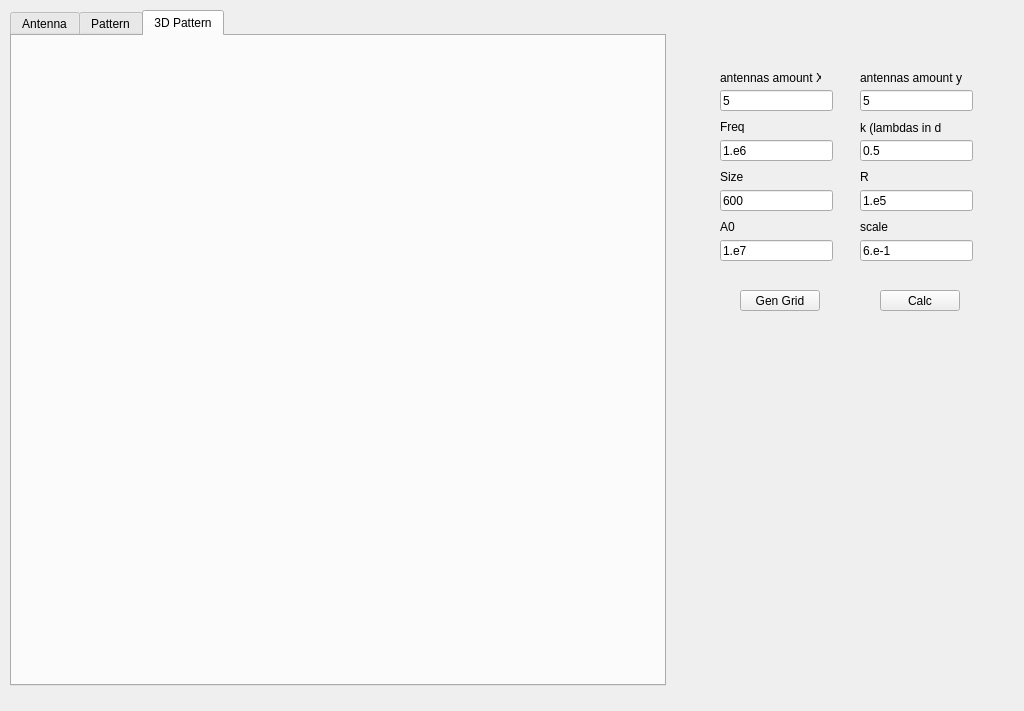
<?xml version="1.0" encoding="UTF-8"?>
<ui version="4.0">
 <class>MainWindow</class>
 <widget class="QMainWindow" name="MainWindow">
  <property name="geometry">
   <rect>
    <x>0</x>
    <y>0</y>
    <width>1024</width>
    <height>711</height>
   </rect>
  </property>
  <property name="windowTitle">
   <string>Antenna Pattern</string>
  </property>
  <widget class="QWidget" name="centralWidget">
   <widget class="QTabWidget" name="tabWidget">
    <property name="geometry">
     <rect>
      <x>10</x>
      <y>10</y>
      <width>656</width>
      <height>676</height>
     </rect>
    </property>
    <property name="tabPosition">
     <enum>QTabWidget::North</enum>
    </property>
    <property name="currentIndex">
     <number>2</number>
    </property>
    <property name="elideMode">
     <enum>Qt::ElideNone</enum>
    </property>
    <property name="usesScrollButtons">
     <bool>false</bool>
    </property>
    <widget class="QWidget" name="antenna">
     <attribute name="title">
      <string>Antenna</string>
     </attribute>
     <widget class="QGraphicsView" name="antennaView">
      <property name="geometry">
       <rect>
        <x>0</x>
        <y>0</y>
        <width>650</width>
        <height>650</height>
       </rect>
      </property>
      <property name="sizePolicy">
       <sizepolicy hsizetype="Fixed" vsizetype="Fixed">
        <horstretch>0</horstretch>
        <verstretch>0</verstretch>
       </sizepolicy>
      </property>
      <property name="verticalScrollBarPolicy">
       <enum>Qt::ScrollBarAlwaysOff</enum>
      </property>
      <property name="horizontalScrollBarPolicy">
       <enum>Qt::ScrollBarAlwaysOff</enum>
      </property>
      <property name="sizeAdjustPolicy">
       <enum>QAbstractScrollArea::AdjustIgnored</enum>
      </property>
     </widget>
    </widget>
    <widget class="QWidget" name="pattern">
     <attribute name="title">
      <string>Pattern</string>
     </attribute>
     <widget class="QGraphicsView" name="patternView">
      <property name="geometry">
       <rect>
        <x>0</x>
        <y>0</y>
        <width>650</width>
        <height>650</height>
       </rect>
      </property>
      <property name="sizePolicy">
       <sizepolicy hsizetype="Fixed" vsizetype="Fixed">
        <horstretch>0</horstretch>
        <verstretch>0</verstretch>
       </sizepolicy>
      </property>
     </widget>
    </widget>
    <widget class="QWidget" name="tab">
     <attribute name="title">
      <string>3D Pattern</string>
     </attribute>
     <widget class="QChartViewer" name="chartViewer" native="true">
      <property name="geometry">
       <rect>
        <x>0</x>
        <y>0</y>
        <width>650</width>
        <height>650</height>
       </rect>
      </property>
     </widget>
    </widget>
   </widget>
   <widget class="QPushButton" name="calcButton">
    <property name="geometry">
     <rect>
      <x>880</x>
      <y>290</y>
      <width>80</width>
      <height>21</height>
     </rect>
    </property>
    <property name="text">
     <string>Calc</string>
    </property>
   </widget>
   <widget class="QLineEdit" name="freqEdit">
    <property name="geometry">
     <rect>
      <x>720</x>
      <y>140</y>
      <width>113</width>
      <height>21</height>
     </rect>
    </property>
    <property name="text">
     <string>1.e6</string>
    </property>
   </widget>
   <widget class="QLineEdit" name="kEdit">
    <property name="geometry">
     <rect>
      <x>860</x>
      <y>140</y>
      <width>113</width>
      <height>21</height>
     </rect>
    </property>
    <property name="text">
     <string>0.5</string>
    </property>
   </widget>
   <widget class="QLineEdit" name="sizeEdit">
    <property name="geometry">
     <rect>
      <x>720</x>
      <y>190</y>
      <width>113</width>
      <height>21</height>
     </rect>
    </property>
    <property name="text">
     <string>600</string>
    </property>
   </widget>
   <widget class="QLineEdit" name="rEdit">
    <property name="geometry">
     <rect>
      <x>860</x>
      <y>190</y>
      <width>113</width>
      <height>21</height>
     </rect>
    </property>
    <property name="text">
     <string>1.e5</string>
    </property>
   </widget>
   <widget class="QLabel" name="label">
    <property name="geometry">
     <rect>
      <x>720</x>
      <y>120</y>
      <width>47</width>
      <height>13</height>
     </rect>
    </property>
    <property name="text">
     <string>Freq</string>
    </property>
   </widget>
   <widget class="QLabel" name="label_2">
    <property name="geometry">
     <rect>
      <x>860</x>
      <y>120</y>
      <width>81</width>
      <height>16</height>
     </rect>
    </property>
    <property name="text">
     <string>k (lambdas in d)</string>
    </property>
   </widget>
   <widget class="QLabel" name="label_3">
    <property name="geometry">
     <rect>
      <x>720</x>
      <y>170</y>
      <width>47</width>
      <height>13</height>
     </rect>
    </property>
    <property name="text">
     <string>Size</string>
    </property>
   </widget>
   <widget class="QLabel" name="label_4">
    <property name="geometry">
     <rect>
      <x>860</x>
      <y>170</y>
      <width>47</width>
      <height>13</height>
     </rect>
    </property>
    <property name="text">
     <string>R</string>
    </property>
   </widget>
   <widget class="QLabel" name="label_5">
    <property name="geometry">
     <rect>
      <x>720</x>
      <y>70</y>
      <width>101</width>
      <height>16</height>
     </rect>
    </property>
    <property name="text">
     <string>antennas amount X</string>
    </property>
   </widget>
   <widget class="QLabel" name="label_6">
    <property name="geometry">
     <rect>
      <x>860</x>
      <y>70</y>
      <width>111</width>
      <height>16</height>
     </rect>
    </property>
    <property name="text">
     <string>antennas amount y</string>
    </property>
   </widget>
   <widget class="QLineEdit" name="cellsxEdit">
    <property name="geometry">
     <rect>
      <x>720</x>
      <y>90</y>
      <width>113</width>
      <height>21</height>
     </rect>
    </property>
    <property name="text">
     <string>5</string>
    </property>
   </widget>
   <widget class="QLineEdit" name="cellsyEdit">
    <property name="geometry">
     <rect>
      <x>860</x>
      <y>90</y>
      <width>113</width>
      <height>21</height>
     </rect>
    </property>
    <property name="text">
     <string>5</string>
    </property>
   </widget>
   <widget class="QLineEdit" name="a0Edit">
    <property name="geometry">
     <rect>
      <x>720</x>
      <y>240</y>
      <width>113</width>
      <height>21</height>
     </rect>
    </property>
    <property name="text">
     <string>1.e7</string>
    </property>
   </widget>
   <widget class="QLabel" name="label_7">
    <property name="geometry">
     <rect>
      <x>720</x>
      <y>220</y>
      <width>47</width>
      <height>13</height>
     </rect>
    </property>
    <property name="text">
     <string>A0</string>
    </property>
   </widget>
   <widget class="QLineEdit" name="scaleEdit">
    <property name="geometry">
     <rect>
      <x>860</x>
      <y>240</y>
      <width>113</width>
      <height>21</height>
     </rect>
    </property>
    <property name="text">
     <string>6.e-1</string>
    </property>
   </widget>
   <widget class="QLabel" name="label_8">
    <property name="geometry">
     <rect>
      <x>860</x>
      <y>220</y>
      <width>47</width>
      <height>13</height>
     </rect>
    </property>
    <property name="text">
     <string>scale</string>
    </property>
   </widget>
   <widget class="QPushButton" name="genGridButton">
    <property name="geometry">
     <rect>
      <x>740</x>
      <y>290</y>
      <width>80</width>
      <height>21</height>
     </rect>
    </property>
    <property name="text">
     <string>Gen Grid</string>
    </property>
   </widget>
  </widget>
 </widget>
 <layoutdefault spacing="6" margin="11"/>
 <customwidgets>
  <customwidget>
   <class>QChartViewer</class>
   <extends>QWidget</extends>
   <header>qchartviewer.h</header>
   <container>1</container>
  </customwidget>
 </customwidgets>
 <resources/>
 <connections/>
</ui>
